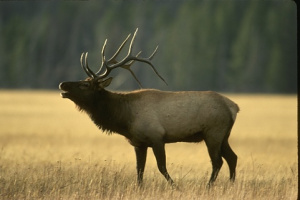
#> input picture input_images/deer.jpg, 300 x 200 px
$ python main.py
#> lines starting #> are read from the running program, lines starting #| are printed output that depends on the picture
import cv2
import numpy as np
from scipy.stats import multivariate_normal
import matplotlib.pyplot as plt
import matplotlib.cm as cm

colors = [
    (255, 0, 0),   # red
    (0, 255, 0),  # green
    (0, 0, 255),   # blue
    (255, 255, 0), # yellow
    (255, 0, 255), # magenta
]

# Convert jpg file to matrix of values
def image_to_matrix(image_file):
    img= cv2.imread(image_file)
    return img

# Flatten 3D to 2D matrix, i.e (height, width, depth)=((height*width), depth)
def flatten_matrix(image_matrix):
    if(len(image_matrix.shape)==3):
        height, width, depth= image_matrix.shape
    else:
        height, width= image_matrix.shape
        depth= 1
    flattened_values= np.zeros((height*width, depth), dtype=np.uint8)
    for i,r in enumerate(image_matrix):
        for j,c in enumerate(r):
            flattened_values[i*width+j,:]= c
    return flattened_values

# Perform foreground- background extraction
def foreground_background(mask, image, height, width):
    foreground = np.uint8(np.multiply(mask, image))
    background = np.uint8(image-foreground)

    # Unflatten all the image matrices
    mask = mask.reshape((height, width))
    background = background.reshape((height, width, 3))
    foreground = foreground.reshape((height, width, 3))

    # Convert BGR to RGB
    foreground= cv2.cvtColor(foreground, cv2.COLOR_BGR2RGB)
    background= cv2.cvtColor(background, cv2.COLOR_BGR2RGB)

    # Save images
    plt.imsave("_mask.png", mask, cmap=cm.gray)
    plt.imsave("_background.png", background)
    plt.imsave("_foreground.png", foreground)

# Perform image segmentation
def segment(mask, image, height, width):
    # Unflatten all the image matrices
    mask = mask.reshape((height, width))
    image = image.reshape((height, width, 3))

    segmented_map = np.zeros((height, width, 3))
    for i in range(height):
        for j in range(width):
            segmented_map[i,j,:] = np.asarray(colors[mask[i][j]]) / 255.0

    # Save images
    plt.imsave("_segmented.png", segmented_map)

class GMM:
    """
    This class defines a Gaussian Mixture Model object.
    Args:
        data(np array): input data, dimension: N*D where N is number of data points and D is the number of features
        ncomp(int): Number of gaussian components

    Attributes:
        mu(np array): means, dimension: ncomp*D
        sigma(np array): covariance matrix, dimension: ncomp*D*D
        weights(np array): mixing coefficients, dimension:ncomp
    """
    def __init__(self, data, ncomp):
        self.data= data
        self.K= ncomp
        self.N= data.shape[0]
        self.D= data.shape[1]

            ## UPGRADE: Can initialize using K clustering for better convergence
        # Initialize mu and sigma
        self.mu= np.array([self.data[0], self.data[1], self.data[self.N//2]])

        self.sigma= np.zeros((self.K, self.D, self.D), dtype=float)
        cov= np.cov(self.data, rowvar=False)
        for i in range(self.K):
            self.sigma[i,:,:]= cov

        # Initialize weights with uniform distribution
        self.weights= np.random.rand(self.K)

        # Update normal distributions
        self.__update_distributions()

        self.log_likelihood= 0

    def __update_distributions(self):
        self.distributions=[]
        # print(self.sigma.shape, self.mu.shape)
        for i in range(self.K):
            # print(i)
            self.distributions.append(multivariate_normal(self.mu[i], self.sigma[i]))

    def __update_responsibilities(self):
        """
        Assigns every data point with probabilities of belonging to each cluster

        Attributes:
        resp(np array): responsibilities of each class for each data point, dimension: N*ncomp
        total_resp(np array): total responsibilities of all classes, dimension: ncomp*1
        """
        resp= np.zeros((self.N,self.K), dtype= float)
        for k in range(self.K):
            resp[:,k]= self.weights[k]*self.distributions[k].pdf(self.data)
        l1_norm= np.sum(resp, axis=1)
        l1_norm = l1_norm.reshape(l1_norm.shape[0], 1)
        self.resp= resp/ l1_norm
        # print(self.resp.shape)

        self.totalresp= np.sum(self.resp, axis=0)
        self.totalresp= self.totalresp.reshape(self.totalresp.shape[0], -1)

    def __update_mu(self):
        self.mu= np.divide(np.matmul(np.transpose(self.resp), self.data), self.totalresp)

    def __update_sigma(self):
        for k in range(self.K):
            data_shifted= np.subtract(self.data,self.mu[k,:])
            resp = self.resp[:, k]
            resp = resp.reshape(resp.shape[0], -1)
            cov= np.divide(np.matmul(np.transpose(np.multiply(resp,data_shifted)), data_shifted), self.totalresp[k])
            self.sigma[k,:,:]= cov
            # print(data_shifted.shape)

    def __update_weights(self):
        self.weights= np.divide(self.totalresp,self.N)

    def __compute_log_likelihood(self):
        self.old_log_likelihood= self.log_likelihood

        probs= np.zeros((self.N,self.K), dtype= float)
        for k in range(self.K):
            probs[:,k]= self.weights[k]*self.distributions[k].pdf(self.data)

        # print(probs.shape)
        self.log_likelihood= np.sum(np.log(np.sum(probs, axis=1)), axis=0)

    def train(self, max_iters):
        for i in range(max_iters):
            # E step
            self.__update_responsibilities()

            # M step
            self.__update_mu()
            self.__update_sigma()
            self.__update_weights()

            # Evaluate log log_likelihood
            self.__update_distributions()
            self.__compute_log_likelihood()
            print('Iteration {}: Log Likelihood = {}'.format(i+1, self.log_likelihood))

            # Check for convergence
                ## UPGRADE: can have a different criteria like check if params are within a threshold
            if abs(self.log_likelihood-self.old_log_likelihood) <= 1e-9:
                return

def main():
    # Load data
    image_file= './input_images/deer.jpg'
    values= image_to_matrix(image_file)
#> in image_to_matrix, img is the input picture: shape (200, 300, 3); mean B, G, R 73.4, 107.6, 117.1
    height, width, depth= values.shape
#> height = 200; width = 300; depth = 3
    values_vector= flatten_matrix(values)
    # print(values.shape, values_vector.shape)

    # Fit GMM model
        ## Tunable params- num_components, iterations
    num_components= 3
    iterations= 500
    gmm= GMM(values_vector, num_components)
#> in __init__, `self.mu= np.array([self.data[0], self.data[1], self.data[self.N//2]])`: self.mu = [[44, 51, 46], [39, 46, 41], [118, 186, 215]]
#> in __init__, `cov= np.cov(self.data, rowvar=False)`: cov = [[1027.6, 1639.6, 2031.5], [1639.6, 2807.5, 3580.1], [2031.5, 3580.1, 4650.4]]
#> after the loop in __update_distributions, `for i in range(self.K):`: self.distributions = 3 items
    gmm.train(iterations)

    # Generate mask from GMM fit
    mask= np.argmax(gmm.resp, axis=1)
    # print(mask.shape)
    mask= mask.reshape(mask.shape[0], 1)
    # print(mask.shape)

    # Perform foreground-background extraction
    # foreground_background(mask, values_vector, height, width)

    # Perform image segmentation
    segment(mask, values_vector, height, width)
#> in segment, `mask = mask.reshape((height, width))`:
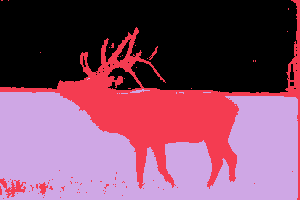
#> mask: shape (200, 300) int64; 3 distinct labels, from 0 to 2; one colour per label, 0 black
#> after the loop in segment, `for i in range(height):`:
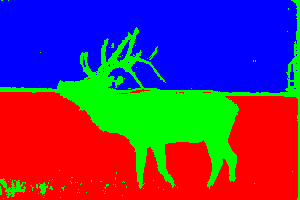
#> segmented_map: shape (200, 300, 3) float64; mean of channels 0, 1, 2 0.409, 0.212, 0.379; drawn as B, G, R
#> in segment, `plt.imsave("_segmented.png", segmented_map)`:
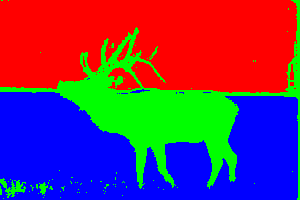
#> saved as _segmented.png: shape (200, 300, 3); mean R, G, B 104.2, 54.1, 96.7

if __name__ == "__main__":
    main()
